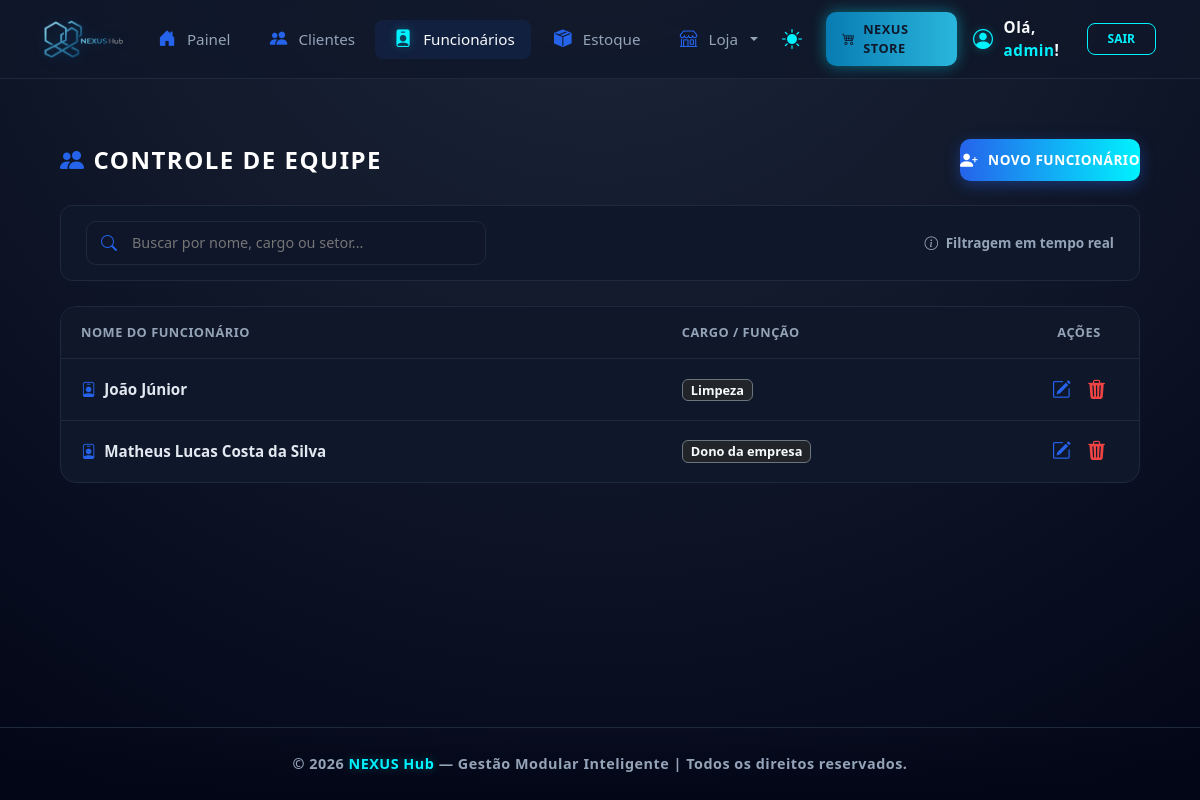
Before: /nexushub/dashboard/funcionarios/ (signed in) with the older database file.
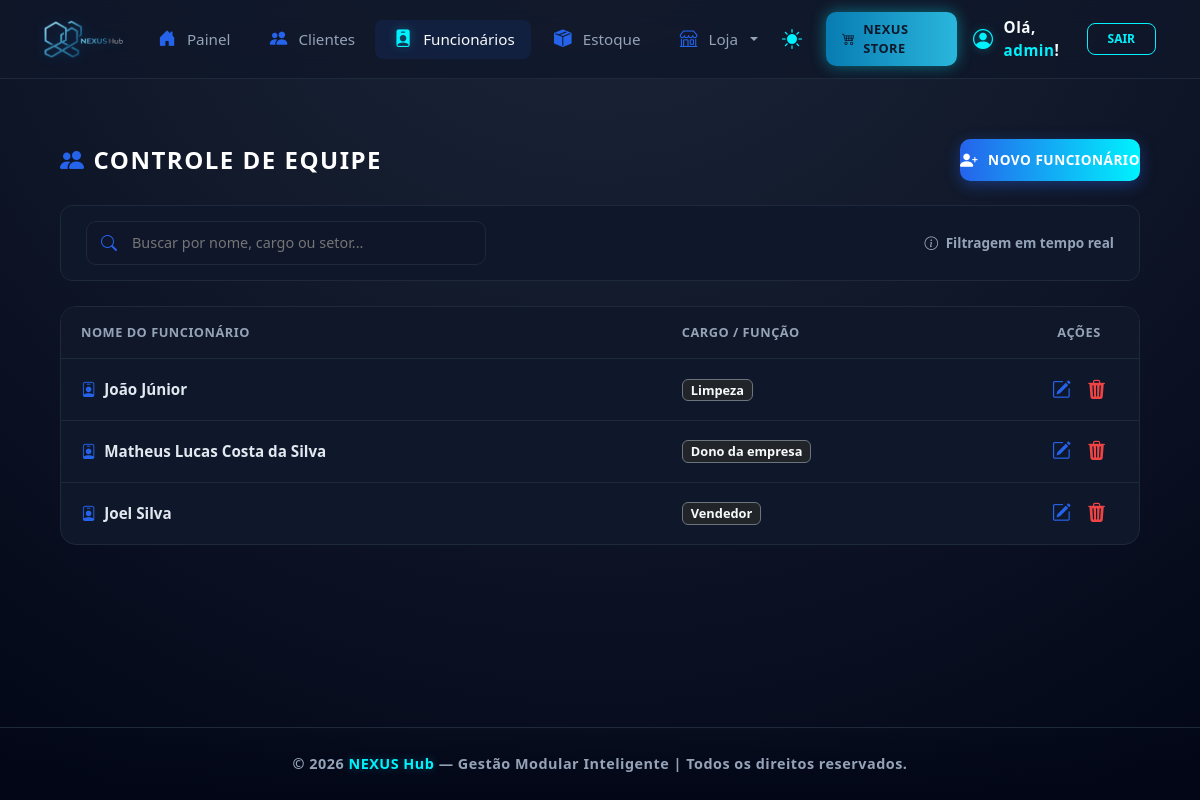
After: the same page with the newer database file.
### dashboard/models.py (models this page shows, shortened)
class Funcionario(models.Model):
    usuario_id = models.ForeignKey(User, on_delete=models.CASCADE, related_name='equipe')
    nome = models.CharField(max_length=150)
    cargo = models.CharField(max_length=100)
    telefone = models.CharField(max_length=20, blank=True, null=True)
    email = models.EmailField(unique=True)
    data_admissao = models.DateField(auto_now_add=True) # Adiciona a data de hoje automaticamente

### dashboard/views.py (the view)
# urls.py: path('dashboard/funcionarios/', views.lista_funcionarios, name='lista_funcionarios'),
@login_required(login_url='login_view')
def lista_funcionarios(request):
    if request.user.is_superuser:
        funcionarios = Funcionario.objects.all()
    else:
        funcionarios = Funcionario.objects.filter(usuario_id=request.user)
    return render(request, 'lista_funcionarios.html', {
        'funcionarios': funcionarios,
        'titulo_aba': 'Lista de Funcionários | NEXUS Hub',
    })

### dashboard/templates/lista_funcionarios.html (shortened to what this page needs)
{% extends 'base.html' %}
{% load static %}
{% block content %}
<div class="nexus-container container-fluid fade-in-content">
    <div class="nexus-header d-flex justify-content-between align-items-center mb-4">
        <h1 class="nexus-title">
            <i class="bi bi-people-fill me-2" style="color: var(--nexus-blue);"></i>Controle de Equipe
        </h1>
        <a href="{% url 'adicionar_funcionario' %}" class="btn-header-nexus">
            <i class="bi bi-person-plus-fill" style="font-size: 1.1rem; color: inherit !important;"></i> Novo Funcionário
        </a>
    </div>
    <div class="nexus-filter-container">
        <div class="search-box-nexus">
            <i class="bi bi-search"></i>
            <input type="text" id="nexusSearch" class="search-input-nexus" placeholder="Buscar por nome, cargo ou setor...">
        </div>
        <div style="color: var(--texto-muted); font-size: 0.85rem; font-weight: 600;">
            <i class="bi bi-info-circle me-1"></i> Filtragem em tempo real
        </div>
    </div>
    <div class="table-container-nexus table-responsive" style="overflow-x: auto; -webkit-overflow-scrolling: touch;">
        <table class="table-nexus-mod" style="min-width: 700px;">
            <thead>
                <tr>
                    <th>Nome do Funcionário</th>
                    <th>Cargo / Função</th>
                    <th class="text-center" style="width: 120px;">Ações</th>
                </tr>
            </thead>
            <tbody id="funcionariosTable">
                {% for f in funcionarios %}
                <tr>
                    <td class="staff-name-highlight">
                        <i class="bi bi-person-badge me-2" style="color: var(--nexus-blue);"></i>{{ f.nome }}
                    </td>
                    <td><span class="badge bg-dark text-light border border-secondary px-2 py-1" style="font-size: 0.8rem;">{{ f.cargo }}</span></td>
                    <td class="text-center">
                        {% if f.id %}
                        <div class="action-buttons d-flex gap-3 justify-content-center">
                            <a href="{% url 'editar_funcionario' id=f.id %}" class="btn-action edit" title="Editar dados">
                                <i class="bi bi-pencil-square" style="font-size: 1.2rem; color: var(--nexus-blue);"></i>
                            </a>
                            <a href="javascript:void(0)" onclick="abrirModalExclusao('{{ f.id }}', '{{ f.nome }}')" class="btn-action delete" title="Remover da equipe">
                                <i class="bi bi-trash3-fill" style="font-size: 1.2rem; color: #ef4444;"></i>
                            </a>
                        </div>
                        {% endif %}
                    </td>
                </tr>
                {% endfor %}
            </tbody>
        </table>
    </div>
</div>
{% endblock %}

Changed rows visible on the page:
added Funcionario: nome "Joel Silva", cargo "Vendedor"
